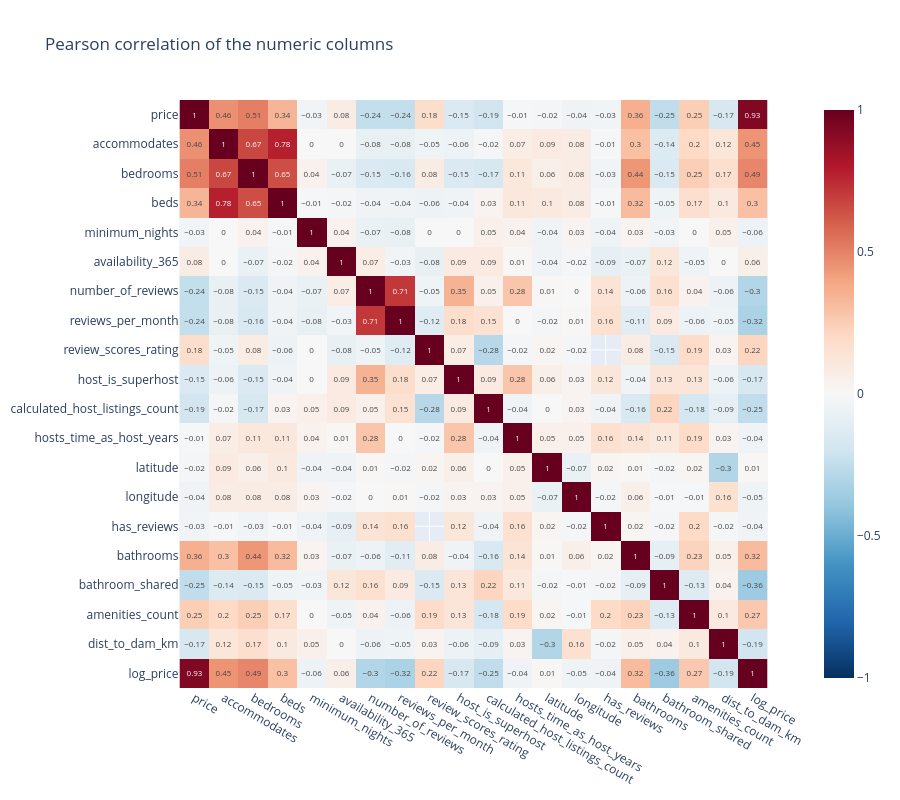

Notebook code for this chart:
### Code cell
#the correlation between any two columns
fig = px.imshow(
    corr.round(2),
    text_auto=True,
    color_continuous_scale="RdBu_r",
    zmin=-1,
    zmax=1,
    title="Pearson correlation of the numeric columns",
    height=800,
    width=900,
)
fig.show()

### Figure 1 — Plotly figure (JSON) as saved in the notebook; plotly's stock layout.template omitted (floating-point values rounded to 4 significant figures; data arrays with more than 128 entries replaced by an {"elided": "..."} marker saying what was removed)
{"data": [{"coloraxis": "coloraxis", "hovertemplate": "x: %{x}<br>y: %{y}<br>color: %{z}<extra></extra>", "name": "0", "texttemplate": "%{z}", "type": "heatmap", "x": ["price", "accommodates", "bedrooms", "beds", "minimum_nights", "availability_365", "number_of_reviews", "reviews_per_month", "review_scores_rating", "host_is_superhost", "calculated_host_listings_count", "hosts_time_as_host_years", "latitude", "longitude", "has_reviews", "bathrooms", "bathroom_shared", "amenities_count", "dist_to_dam_km", "log_price"], "xaxis": "x", "y": ["price", "accommodates", "bedrooms", "beds", "minimum_nights", "availability_365", "number_of_reviews", "reviews_per_month", "review_scores_rating", "host_is_superhost", "calculated_host_listings_count", "hosts_time_as_host_years", "latitude", "longitude", "has_reviews", "bathrooms", "bathroom_shared", "amenities_count", "dist_to_dam_km", "log_price"], "yaxis": "y", "z": {"elided": "20x20 float values"}}], "layout": {"coloraxis": {"autocolorscale": false, "cmax": 1, "cmin": -1, "colorscale": [[0, "rgb(5,48,97)"], [0.1, "rgb(33,102,172)"], [0.2, "rgb(67,147,195)"], [0.3, "rgb(146,197,222)"], [0.4, "rgb(209,229,240)"], [0.5, "rgb(247,247,247)"], [0.6, "rgb(253,219,199)"], [0.7, "rgb(244,165,130)"], [0.8, "rgb(214,96,77)"], [0.9, "rgb(178,24,43)"], [1, "rgb(103,0,31)"]]}, "height": 800, "title": {"text": "Pearson correlation of the numeric columns"}, "width": 900, "xaxis": {"anchor": "y", "constrain": "domain", "domain": [0, 1], "scaleanchor": "y"}, "yaxis": {"anchor": "x", "autorange": "reversed", "constrain": "domain", "domain": [0, 1]}}}
